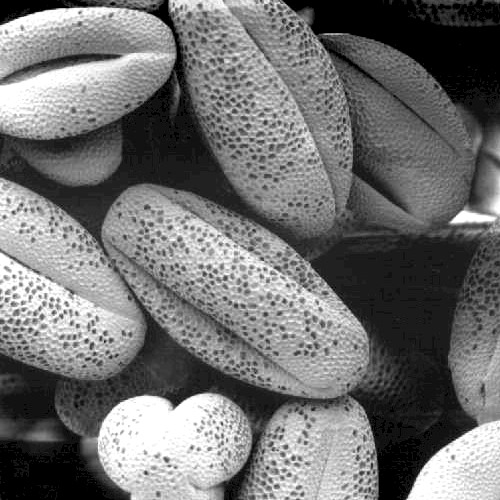
#> input picture seed.jpg, 500 x 500 px
$ jupyter execute Histogram.ipynb
#> lines starting #> are read from the running program, lines starting #| are printed output that depends on the picture
### NAME: MOHAN S
### REGISTER NUMBER: 212223240094

[cell 1]
import cv2
import numpy as np
import matplotlib.pyplot as plt

[cell 2]
gray_image = cv2.imread('seed.jpg', cv2.IMREAD_GRAYSCALE)
#> gray_image is the input picture: shape (500, 500); min 0, max 255, mean 113.2

[cell 3]
plt.title("Grayscale Image")
plt.imshow(gray_image, cmap='gray')
plt.axis('off')

[cell 4]
plt.title("Histogram of Grayscale Image")
plt.hist(gray_image.ravel(), bins=256, color='black', alpha=0.6)
plt.xlim(0, 255)
plt.tight_layout()
plt.show()
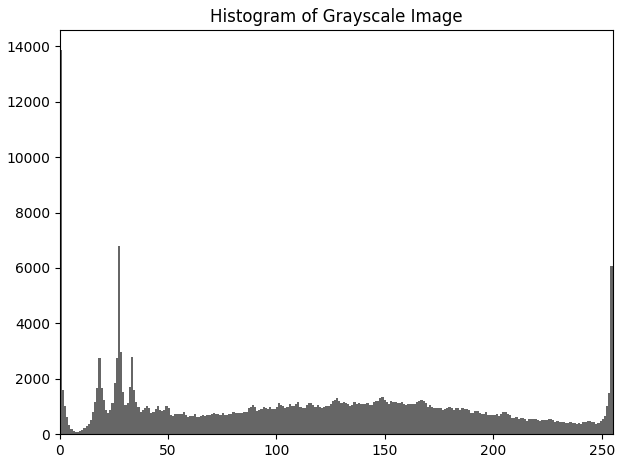
#> figure drawn by matplotlib, 1 panel; tallest bar 13878 high, from x = 0 to 0.996

### NAME: MOHAN S
### REGISTER NUMBER: 212223240094

[cell 5]
equalized_gray_image = cv2.equalizeHist(gray_image)

[cell 6]
plt.title("Histogram of Equalized Grayscale Image")
plt.hist(equalized_gray_image.ravel(), bins=256, color='black', alpha=0.6)
plt.xlim(0, 255)
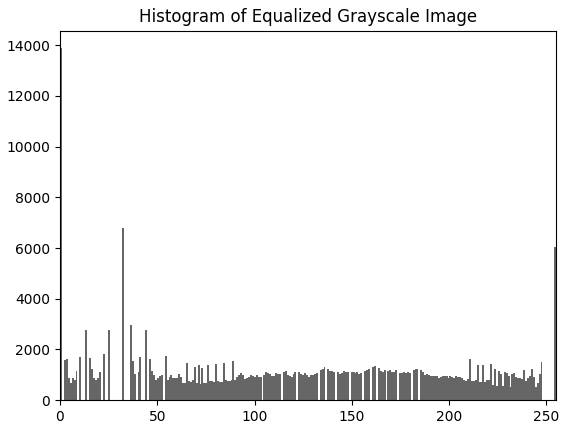
#> figure drawn by matplotlib, 1 panel; tallest bar 13878 high, from x = 0 to 0.996

[cell 7]
plt.title("Enhanced Grayscale Image")
plt.imshow(equalized_gray_image, cmap='gray')
plt.axis('off')

[cell 8]
import cv2
import numpy as np
import matplotlib.pyplot as plt

[cell 9]
color_image = cv2.imread('Lake.jpg')
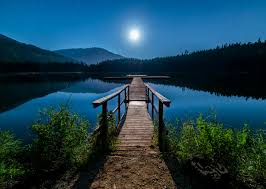
#> input picture Lake.jpg, 266 x 189 px
#> color_image is the input picture: shape (189, 266, 3); mean B, G, R 82.2, 65.3, 27.7

[cell 10]
plt.title("Input Color Image")
plt.imshow(cv2.cvtColor(color_image, cv2.COLOR_BGR2RGB))
plt.axis('off')

### NAME: MOHAN S
### REGISTER NUMBER: 212223240094

[cell 11]
hist_b = cv2.calcHist([color_image], [0], None, [256], [0, 256])
#> hist_b = 256 values, max 3297 at index 0, min 1 at index 240, mean 196.4
hist_g = cv2.calcHist([color_image], [1], None, [256], [0, 256])
#> hist_g = 256 values, max 1037 at index 4, min 0 at index 209, mean 196.4
hist_r = cv2.calcHist([color_image], [2], None, [256], [0, 256])
#> hist_r = 256 values, max 11136 at index 0, min 0 at index 200, mean 196.4

[cell 12]
plt.title("Histogram of Input Color Image")
plt.plot(hist_b, color='blue', label='Blue channel')
plt.plot(hist_g, color='green', label='Green channel')
plt.plot(hist_r, color='red', label='Red channel')
plt.show()
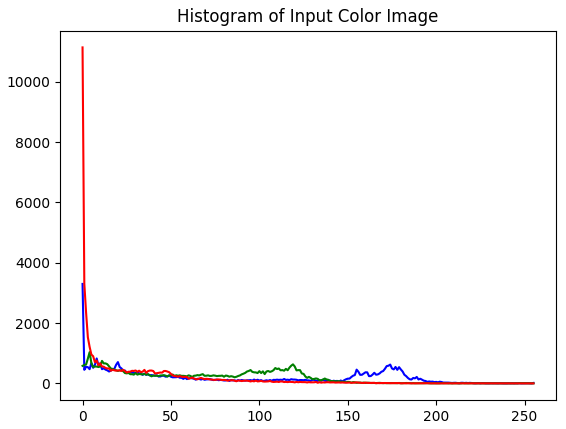
#> figure drawn by matplotlib, 1 panel; curve peaks at x = 0, y = 3297; curve peaks at x = 4, y = 1037; curve peaks at x = 0, y = 11136

[cell 13]
blue_channel_eq = cv2.equalizeHist(color_image[:, :, 0])
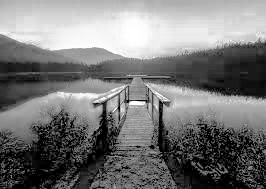
#> blue_channel_eq: shape (189, 266); min 0, max 255, mean 120
green_channel_eq = cv2.equalizeHist(color_image[:, :, 1])
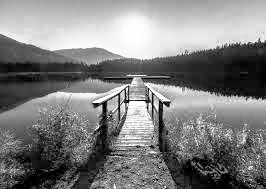
#> green_channel_eq: shape (189, 266); min 0, max 255, mean 127
red_channel_eq = cv2.equalizeHist(color_image[:, :, 2])
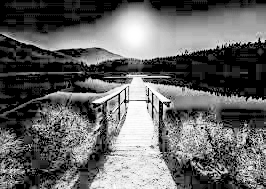
#> red_channel_eq: shape (189, 266); min 0, max 255, mean 101.4

[cell 14]
equalized_color_image = cv2.merge([blue_channel_eq, green_channel_eq, red_channel_eq])
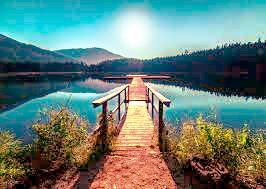
#> equalized_color_image: shape (189, 266, 3); mean B, G, R 120, 127, 101.4
